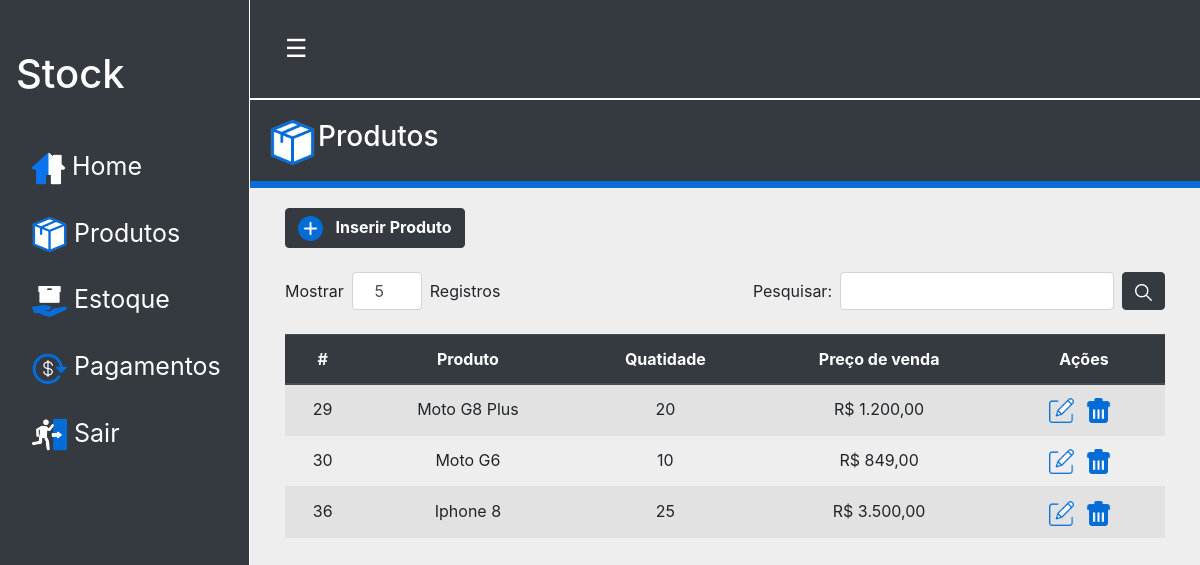
The page /pages/products.php on the database as committed earlier.
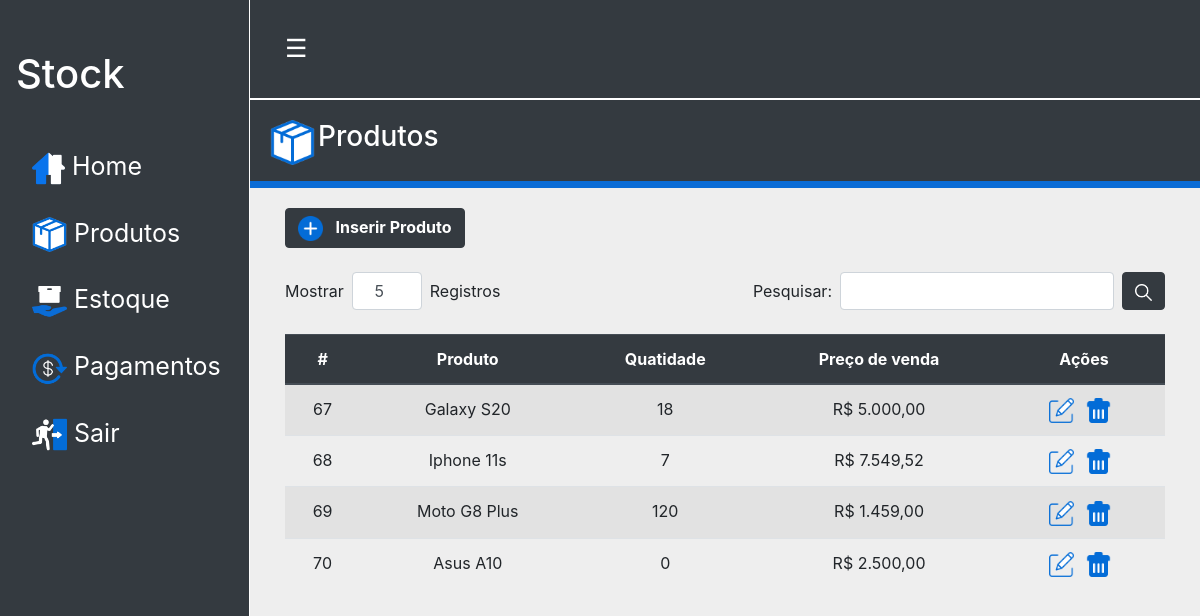
The same page on the database as committed later.
### tables this page shows
CREATE TABLE IF NOT EXISTS `products` (
  `id` int(11) unsigned NOT NULL AUTO_INCREMENT,
  `name` varchar(110) NOT NULL,
  `quantity` int(11) DEFAULT 0,
  `sale_price` decimal(10,2) NOT NULL DEFAULT 0.00,
  UNIQUE KEY `name` (`name`),
  KEY `id` (`id`)
);

### management/services_products/getProducts.php (called while the page is built)
<?php
$products = new Products();
if (!empty($_GET['search'])){
    $search = "%".$_GET['search']."%";
    $products = $products->getProducts($search);
} else {
    $products = $products->getProducts();
}

### class/connection.php (called while the page is built, shortened)
<?php
class Connection
{
	public function __construct()
	{
		try {
			$this->pdo = new PDO("mysql:dbname=stock;host=localhost", "root", "");
		} catch(PDOException $e) {
			echo "Erro: " . $e->getMessage();
		}
	}
}

### class/products.php (called while the page is built, shortened)
<?php
include_once "Connection.php";
class Products extends Connection{
	public function getProducts($search = null)
	{
		if ($search){
			$query = "SELECT * FROM products WHERE name LIKE :search ORDER BY id";
		} else {
			$query = "SELECT * FROM products ORDER BY id";
		}
		$sql = $this->pdo->prepare($query);
		$sql->bindValue(':search', $search);
		$sql->execute();
		if ($sql->errorCode() != "00000") {
			return false;
		} else {
			if ($sql->rowCount() > 0){
				return $sql->fetchAll();
			} else {
				return array();
			}
		}
	}
}

### help/helps.php (called while the page is built, shortened)
<?php
function format_currency_brl($number) {
	return number_format($number, 2, ',', '.');
}

### pages/products.php (the view, shortened to what this page needs)
<?php
require "../class/products.php";
require "../help/helps.php";
require "../management/services_products/getProducts.php";
require "../layout/header.php";
?>
  	<div class="bg-dark text-white retractable title-menu"><img src="../assets/image/prod.png" class="float-left" width="45">
  		<h3 class="ml-5"> Produtos</h3>
  	</div>
  	<div class="retractable body-menu ">
	  	<div class="container-fluid ">
			<a class="btn btn-dark btn-add" data-toggle="modal" href="#modalAdd"><img src="../assets/image/mais.png" width="25" class="mr-2">
  				<span><strong>Inserir Produto</strong></span>
  			</a>
  		</div>
  		<div class="container-fluid mt-4">
  			<div class="row">
  				<div class="col-lg d-flex align-items-center">
  					<span>Mostrar</span>
  					<input type="number" name="show-products" min="1" max="15" value="5" class="ml-2 mr-2 text-center form-control form-number">
  					<span>Registros</span>
  				</div>
  				<div class="col-lg">
					<div class="container-fluid d-flex justify-content-end p-0" style="min-width: 330px" >
						<form method="GET" class="form-inline">
							<span>Pesquisar:</span>
							<input type="text" name="search" class="form-control ml-2 mr-2">
  							<button type="submit" class="btn btn-dark"><img src="../assets/image/search2.png" width="17"></button>
						</form>
					</div>
				</div>
			</div>
		</div>
		<div class="container-fluid mt-4">
			<div class="table-resposive">
				<table class="table table-striped table-hover text-center">
					<thead class="thead-dark">
						<tr>
							<th>#</th>
							<th>Produto</th>
							<th>Quatidade</th>
							<th>Preço de venda</th>
							<th>Ações</th>
						</tr>
					</thead>
					<tbody>
						<?php if (!empty($products)): ?>
							<?php foreach($products as $key => $value): ?>
								<tr>
									<td><?= $value['id'];?></td>
									<td><?= $value['name'];?></td>
									<td><?= $value['quantity'];?></td>
									<td>R$ <?= format_currency_brl($value['sale_price']);?></td>
									<td>
										<a href='#'>
											<img src="../assets/image/edit.png" width="25" title="Editar" class="mr-2">
										</a>
										<a href="#" data-href="../management/services_products/deleteProducts.php?id=<?=$value['id']?>" data-toggle="modal" data-target="#confirm-delete">
											<img src="../assets/image/lixo.png" width="25" title="Excluir" class="mr-2">
										</a>
									</td>
							<?php endforeach; ?>
						<?php else: ?>
							<tr>
								<td colspan='5'>Nenhum Produto Cadastrado</td>
							</td>
						<?php endif; ?>
					</tbody>
				</table>
			</div>
		</div>
	</div>
<?php require "../layout/footer.php" ?>

### layout/header.php (shortened to what this page needs)
<!DOCTYPE html>
<html>
<head>
    <link rel="stylesheet" type="text/css" href="../assets/css/bootstrap.min.css">
    <link rel="stylesheet" type="text/css" href="../assets/css/style.css">
</head>
<body>
	<div id="mySidebar" class="sidebar bg-dark">
  		<a href="../index.php" class="logo"><h1 class="ml-3">Stock</h1></a>
  		<a href="../index.php" class="item-menu"><img src="../assets/image/home.png" width="33"> Home</a>
  		<a href="products.php" class="item-menu"><img src="../assets/image/prod.png" width="35"> Produtos</a>
  		<a href="stock.php" class="item-menu"><img src="../assets/image/stok.png" width="35"> Estoque</a>
  		<a href="payments.php" class="item-menu"><img src="../assets/image/pg.png" width="35"> Pagamentos</a>
  		<a href="https://google.com" class="item-menu"><img src="../assets/image/out.png" width="35"> Sair</a>
	</div>
	<div id="main" class="bg-dark menu retractable">
  		<button class="openbtn btn-dark" onclick="">&#9776;</button>
  	</div>

### layout/footer.php (shortened to what this page needs)
</body>
</html>

### assets/css/style.css (style rules this page uses)
body { background-color: #eee; }
.sidebar { height: 100%; width: 0; position: fixed; z-index: 1; top: 0; left: 0; overflow-x: hidden; padding-top: 50px; transition: 0.2s; border-right: 1px solid white; }
.logo { color:white; text-decoration:none!important; }
.logo h1 { padding-bottom:30px; }
.item-menu { padding: 12px 12px 12px 32px; margin-top:5px; text-decoration: none!important; font-size: 25px; color: #fff; display: block; }
.menu { border-bottom: 2px solid #fff; }
.openbtn { font-size: 25px; cursor: pointer; color: white; padding: 10px 15px; border: none; transition: margin-left 0.2s; }
#main, .retractable { transition: margin-left 0.2s; padding: 20px; }
.title-menu { border-bottom: 7px solid #0a6cd6; }
.form-number { width:70px!important; }

Rows that differ between the two databases and show on the page:
removed products: id "29", name "Moto G8 Plus", quantity "20", sale_price "1.200,00"
removed products: id "30", name "Moto G6", quantity "10", sale_price "849,00"
removed products: id "36", name "Iphone 8", quantity "25", sale_price "3.500,00"
added products: id "67", name "Galaxy S20", quantity "18", sale_price "5.000,00"
added products: id "68", name "Iphone 11s", quantity "7", sale_price "7.549,52"
added products: id "69", name "Moto G8 Plus", quantity "120", sale_price "1.459,00"
added products: id "70", name "Asus A10", quantity "0", sale_price "2.500,00"
